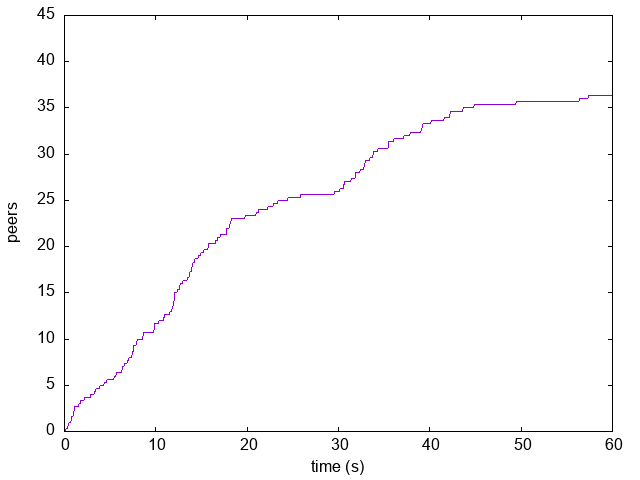

gnuplot code for this plot:
set terminal png
set xlabel 'time (s)'
set ylabel 'peers'

plot \
  'bootstrap.data' using ($1/1000):2 smooth mcspline notitle
